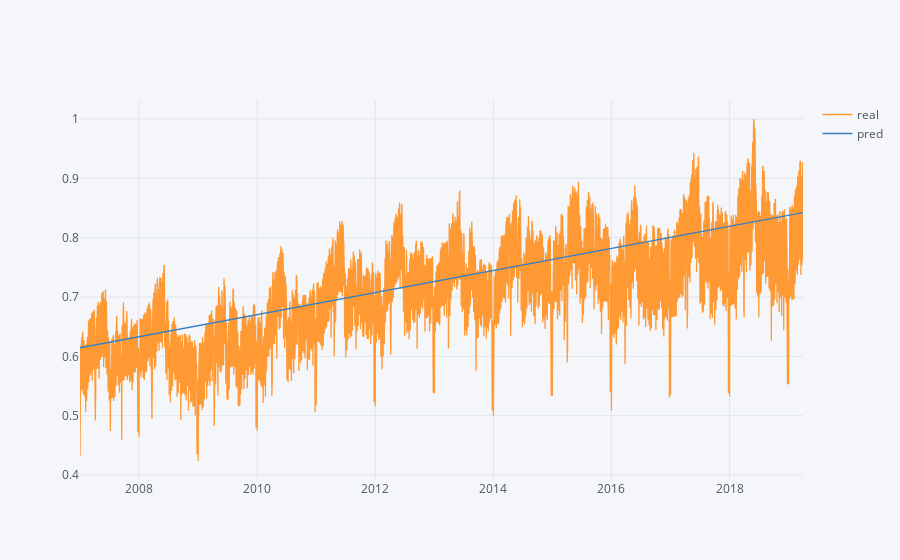

Notebook cell for this chart:
### Code cell
pd.DataFrame(np.c_[y_train, y_res], index = y_train1.index, columns = ["real", "pred"]).iplot()

### Figure 1 — Plotly figure (JSON) as saved in the notebook; plotly's stock layout.template omitted (floating-point values rounded to 4 significant figures; data arrays with more than 128 entries replaced by an {"elided": "..."} marker saying what was removed)
{"data": [{"line": {"color": "rgba(255, 153, 51, 1.0)", "dash": "solid", "shape": "linear", "width": 1.3}, "mode": "lines", "name": "real", "text": "", "type": "scatter", "x": {"elided": "4473 str values"}, "y": {"elided": "4473 float values"}}, {"line": {"color": "rgba(55, 128, 191, 1.0)", "dash": "solid", "shape": "linear", "width": 1.3}, "mode": "lines", "name": "pred", "text": "", "type": "scatter", "x": {"elided": "4473 str values"}, "y": {"elided": "4473 float values"}}], "layout": {"legend": {"bgcolor": "#F5F6F9", "font": {"color": "#4D5663"}}, "paper_bgcolor": "#F5F6F9", "plot_bgcolor": "#F5F6F9", "title": {"font": {"color": "#4D5663"}}, "xaxis": {"gridcolor": "#E1E5ED", "showgrid": true, "tickfont": {"color": "#4D5663"}, "title": {"font": {"color": "#4D5663"}, "text": ""}, "zerolinecolor": "#E1E5ED"}, "yaxis": {"gridcolor": "#E1E5ED", "showgrid": true, "tickfont": {"color": "#4D5663"}, "title": {"font": {"color": "#4D5663"}, "text": ""}, "zerolinecolor": "#E1E5ED"}}}
